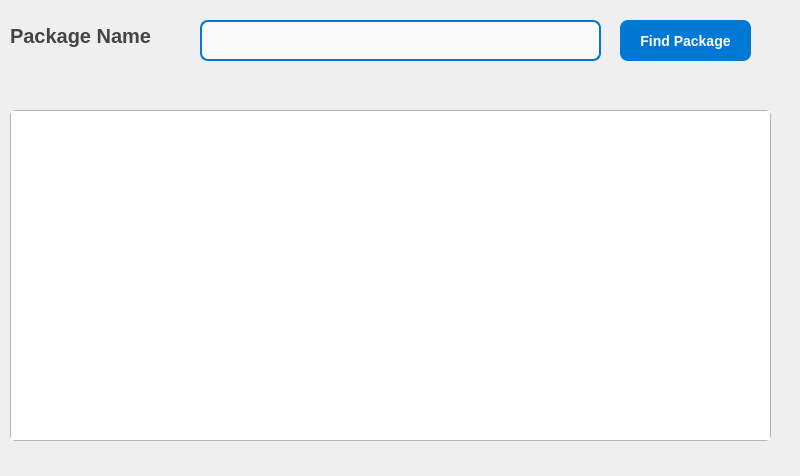
<?xml version="1.0" encoding="UTF-8"?>
<ui version="4.0">
 <class>FindPackage</class>
 <widget class="QDialog" name="FindPackage">
  <property name="geometry">
   <rect>
    <x>0</x>
    <y>0</y>
    <width>800</width>
    <height>476</height>
   </rect>
  </property>
  <property name="maximumSize">
   <size>
    <width>800</width>
    <height>500</height>
   </size>
  </property>
  <property name="windowTitle">
   <string>Find Package</string>
  </property>
  <widget class="QLabel" name="label">
   <property name="geometry">
    <rect>
     <x>10</x>
     <y>10</y>
     <width>211</width>
     <height>51</height>
    </rect>
   </property>
   <property name="styleSheet">
    <string notr="true">        color: #444444;                
        font-family: 'Verdana', sans-serif; 
        font-weight: bold;            
        background-color: transparent; 
font-size: 20px;</string>
   </property>
   <property name="text">
    <string>Package Name</string>
   </property>
  </widget>
  <widget class="QLineEdit" name="txtfName">
   <property name="geometry">
    <rect>
     <x>200</x>
     <y>20</y>
     <width>401</width>
     <height>41</height>
    </rect>
   </property>
   <property name="styleSheet">
    <string notr="true">
        background-color: #f9f9f9;      
        color: #333333;                 
        font-size: 14px;                
        font-family: 'Arial', sans-serif; 
        border: 2px solid #0078d4;     
        border-radius: 8px;           
        padding: 8px;                   
   

</string>
   </property>
  </widget>
  <widget class="QPushButton" name="btnFindPackage">
   <property name="geometry">
    <rect>
     <x>620</x>
     <y>20</y>
     <width>131</width>
     <height>41</height>
    </rect>
   </property>
   <property name="styleSheet">
    <string notr="true">
    QPushButton {
        background-color: #0078d4;   
        color: white;                 
        font-size: 14px;               
        font-weight: bold;            
        border: none;               
        border-radius: 8px;            
        padding: 10px 20px;        
}
 
    QPushButton:hover {
        background-color: #005a9e;     
    }


    QPushButton:pressed {
        background-color: #004578;     
    }

 
    QPushButton#btnReset {
        background-color: #f44336;    
        color: white;               
        font-weight: bold;            
        border: none;             
        border-radius: 8px;           
        padding: 10px 20px;          
    }

    QPushButton#btnReset:hover {
        background-color: #d32f2f;   
}
   
    QPushButton#btnReset:pressed {
        background-color: #b71c1c;     
    }
</string>
   </property>
   <property name="text">
    <string>Find Package</string>
   </property>
  </widget>
  <widget class="QTableView" name="tableView">
   <property name="geometry">
    <rect>
     <x>10</x>
     <y>110</y>
     <width>761</width>
     <height>331</height>
    </rect>
   </property>
   <property name="styleSheet">
    <string notr="true">QTableView {
        border: 1px solid #b3b3b3;         
        border-radius: 5px;              
          gridline-color: #dcdcdc;      
        font-family: 'Arial', sans-serif;  
        font-size: 14px;               
    }

   
    QHeaderView::section {
        background-color: rgba(160, 160, 160, 0.8); 
        color:            black;                  
        font-weight: bold;                         
        padding: 5px;                             
        border: 1px solid #b3b3b3;                 
    }

    
    QTableView::item {
        selection-background-color: rgba(100, 100, 100, 0.3); 
        selection-color: black;                              
    }
    QTableView::item:alternate {
        background-color: rgba(220, 220, 220, 0.4); 
    }

    QScrollBar:vertical {
        background: rgba(220, 220, 220, 0.5); 
        border: 1px solid #b3b3b3;          
        width: 12px;                        
    }
    QScrollBar::handle:vertical {
        background: rgba(120, 120, 120, 0.8); 
        min-height: 20px;                  
        border-radius: 5px;               
    }
    QScrollBar::add-line:vertical,
    QScrollBar::sub-line:vertical {
        height: 0px;                        
    }

  
    QTableView::item:hover {
        background-color: rgba(180, 180, 180, 0.6); 
        color: black;                             
    }
    QTableView:focus {
        border: 2px solid rgba(120, 120, 120, 0.8); 
    }</string>
   </property>
  </widget>
 </widget>
 <resources/>
 <connections/>
</ui>
